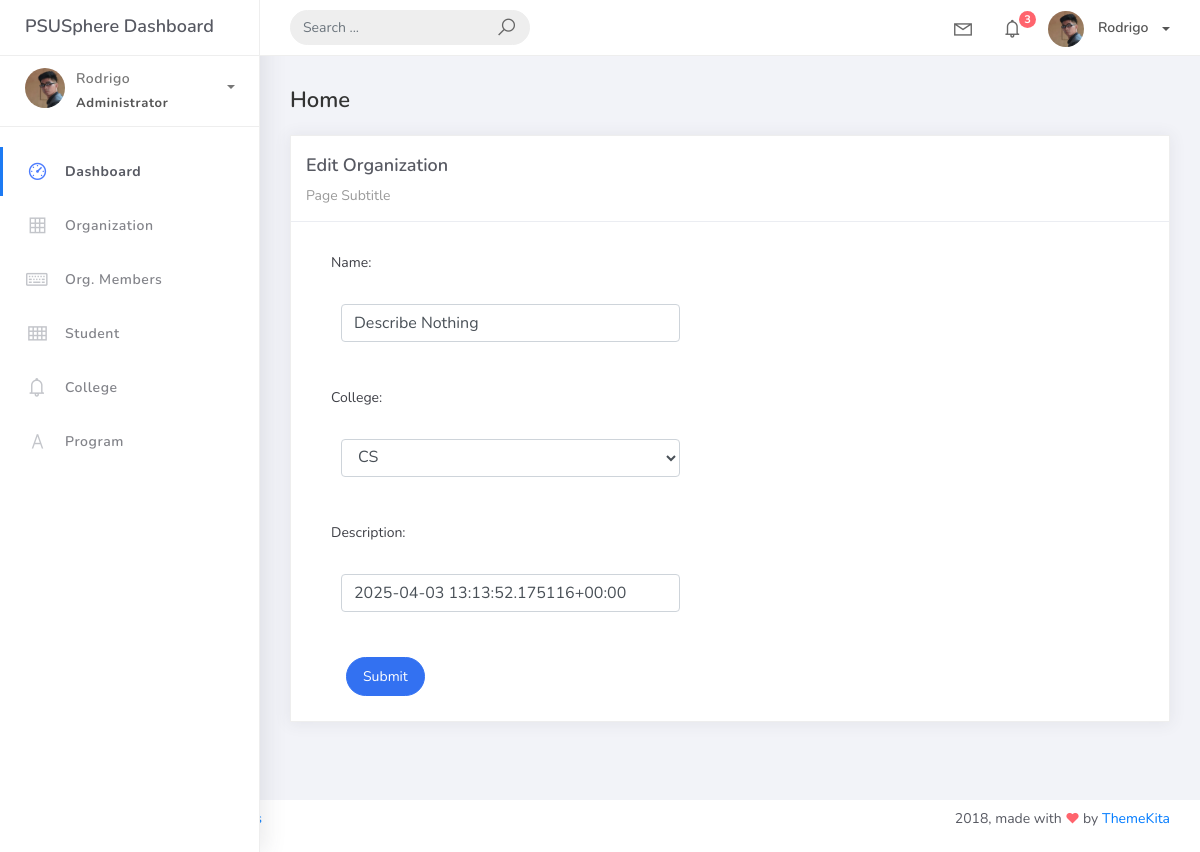
/organization_list/1, run on an earlier commit of the app's database.
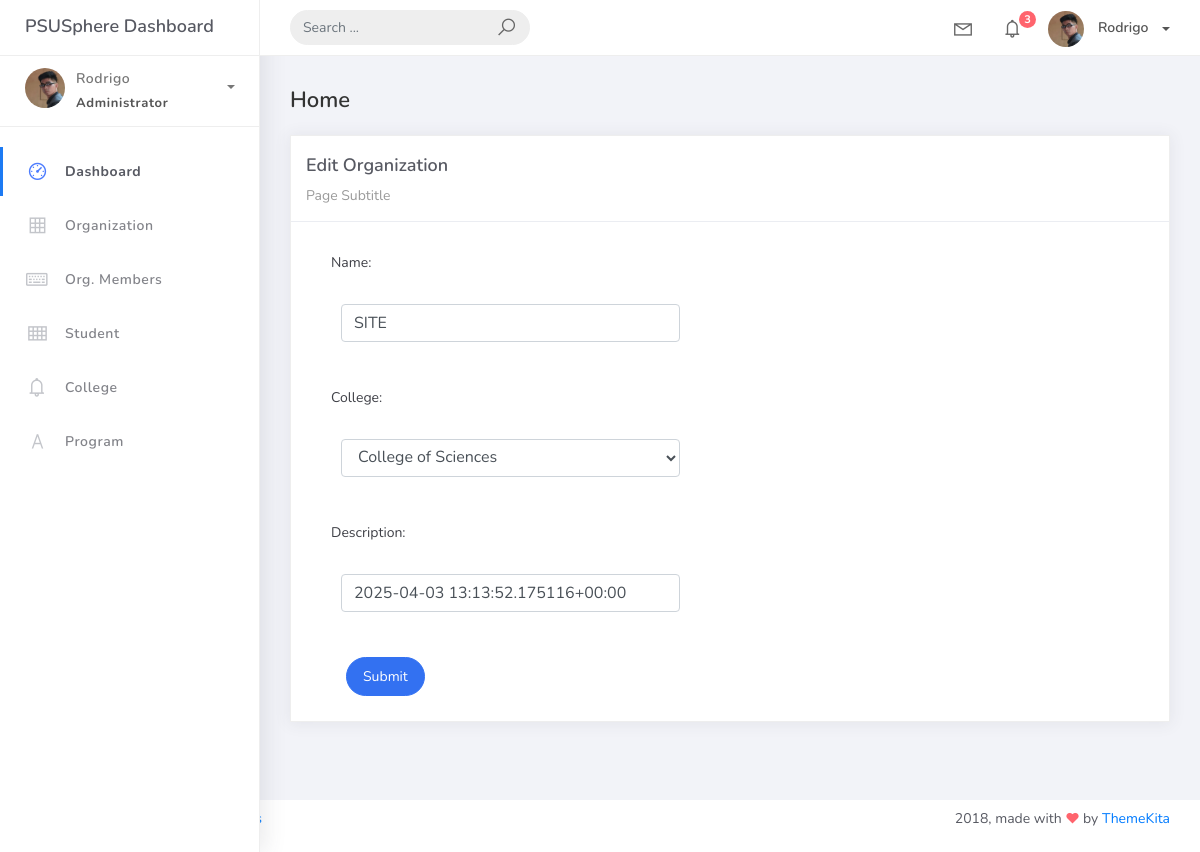
And on a later commit of the database.
### studentorg/models.py (models this page shows, shortened)
class BaseModel (models.Model):
    created_at = models.DateTimeField(auto_now_add=True, db_index=True)
    updated_at = models.DateTimeField (auto_now=True)
    class Meta:
        abstract = True

class Organization(BaseModel):
    name = models.CharField(max_length=250)
    college = models.ForeignKey (
        College, null=True, blank=True, on_delete=models.CASCADE)
    description = models.CharField(max_length=500)

### studentorg/views.py (the view)
# urls.py: path('organization_list/<pk>', OrganizationUpdateView.as_view(), name='organization-update'),
class OrganizationUpdateView(UpdateView):
    model = Organization
    form_class = OrganizationForm
    template_name = 'org_edit.html'
    success_url = reverse_lazy('organization-list')

### studentorg/forms.py
class OrganizationForm(ModelForm):
    class Meta:
        model = Organization
        fields = "__all__"

### studentorg/models.py (called while the page is built)
    def __str__(self):
        return self.college_name

### templates/org_edit.html
{% extends 'base.html' %} {% load static %} {% block content %}
<div class="content">
    <div class="container-fluid">
        <h4 class="page-title">Home</h4>
        <div class="row">
            <div class="col-md-12">
                <div class="card">
                    <div class="card-header">
                        <div class="card-title">Edit Organization</div>
                        <div class="card-category">Page Subtitle</div>
                    </div>
                    <div class="col-md-6">
                        <div class="card-body">
                            <form class="" action="" method="post" novalidate>
                                {% csrf_token %} {% include 'includes/form.html' %}
                                <div class="form-group">
                                    <div class="col-md-12 col-sm-3">
                                        <button type="submit" class="btn btn-primary btn-rounded">Submit</button>
                                    </div>
                                </div>
                            </form>
                        </div>
                    </div>
                </div>
            </div>
        </div>
    </div>
</div>
{% endblock %}

### templates/includes/form.html (shortened to what this page needs)
{% load widget_tweaks %}
{% for field in form %}
<div class="field item form-group">
    <label>{{ field.label_tag }}</label>
    <div class="form-group">
        {% render_field field class="form-control" %}
    </div>
</div>
{% endfor %}

What changed in the data, as far as the page shows it:
changed Organization: name "Describe Nothing" → "SITE"; college "CS" → "College of Sciences"
